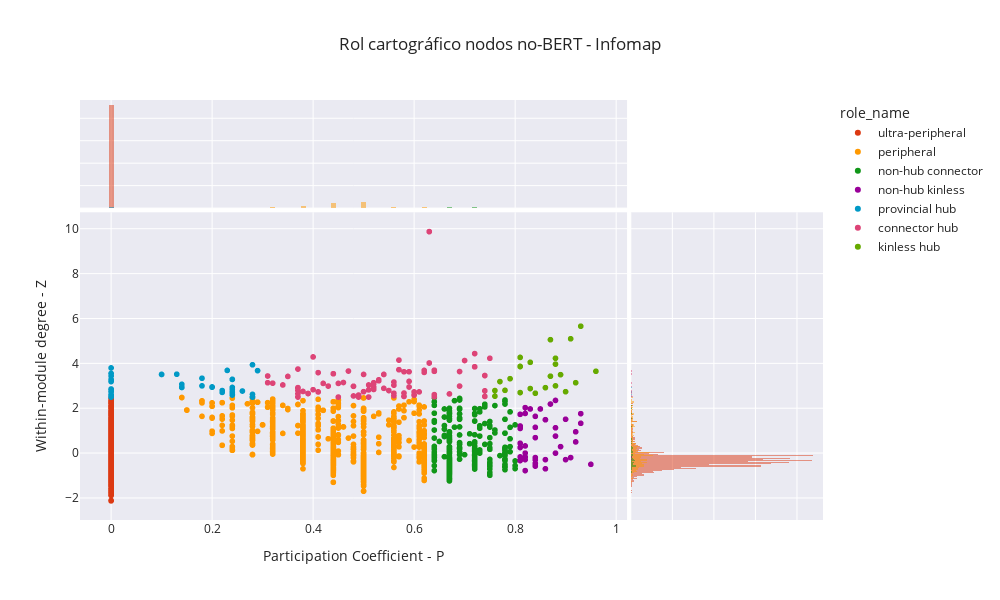

Notebook code for this chart:
### Code cell
fig = px.scatter(non_bert_roles, x="participation_coefficient", y="intra_degree", width=1000, height=600, color="role_name",text="index",marginal_x="histogram",marginal_y="histogram", title="Rol cartográfico nodos no-BERT - Infomap", color_discrete_map=color_discrete_map)
fig.update_layout(xaxis_title="Participation Coefficient - P", yaxis_title="Within-module degree - Z")

fig.show()
fig.write_html(reports_comunidades + "rol_cartografico_no_berts_infomap_interactivo.html")

### Figure 1 — Plotly figure (JSON) as saved in the notebook; plotly's stock layout.template omitted (floating-point values rounded to 4 significant figures; data arrays with more than 128 entries replaced by an {"elided": "..."} marker saying what was removed)
{"data": [{"hovertemplate": "role_name=ultra-peripheral<br>participation_coefficient=%{x}<br>intra_degree=%{y}<br>index=%{text}<extra></extra>", "legendgroup": "ultra-peripheral", "marker": {"color": "#DC3912", "symbol": "circle"}, "mode": "markers+text", "name": "ultra-peripheral", "showlegend": true, "text": {"elided": "9147 int values"}, "type": "scattergl", "x": {"elided": "9147 int values"}, "xaxis": "x", "y": {"elided": "9147 float values"}, "yaxis": "y"}, {"alignmentgroup": "True", "bingroup": "x", "hovertemplate": "role_name=ultra-peripheral<br>participation_coefficient=%{x}<br>count=%{y}<extra></extra>", "legendgroup": "ultra-peripheral", "marker": {"color": "#DC3912"}, "name": "ultra-peripheral", "offsetgroup": "ultra-peripheral", "opacity": 0.5, "showlegend": false, "type": "histogram", "x": {"elided": "9147 int values"}, "xaxis": "x3", "yaxis": "y3"}, {"alignmentgroup": "True", "bingroup": "y", "hovertemplate": "role_name=ultra-peripheral<br>intra_degree=%{y}<br>count=%{x}<extra></extra>", "legendgroup": "ultra-peripheral", "marker": {"color": "#DC3912"}, "name": "ultra-peripheral", "offsetgroup": "ultra-peripheral", "opacity": 0.5, "showlegend": false, "type": "histogram", "xaxis": "x2", "y": {"elided": "9147 float values"}, "yaxis": "y2"}, {"hovertemplate": "role_name=peripheral<br>participation_coefficient=%{x}<br>intra_degree=%{y}<br>index=%{text}<extra></extra>", "legendgroup": "peripheral", "marker": {"color": "#FF9900", "symbol": "circle"}, "mode": "markers+text", "name": "peripheral", "showlegend": true, "text": {"elided": "1697 int values"}, "type": "scattergl", "x": {"elided": "1697 float values"}, "xaxis": "x", "y": {"elided": "1697 float values"}, "yaxis": "y"}, {"alignmentgroup": "True", "bingroup": "x", "hovertemplate": "role_name=peripheral<br>participation_coefficient=%{x}<br>count=%{y}<extra></extra>", "legendgroup": "peripheral", "marker": {"color": "#FF9900"}, "name": "peripheral", "offsetgroup": "peripheral", "opacity": 0.5, "showlegend": false, "type": "histogram", "x": {"elided": "1697 float values"}, "xaxis": "x3", "yaxis": "y3"}, {"alignmentgroup": "True", "bingroup": "y", "hovertemplate": "role_name=peripheral<br>intra_degree=%{y}<br>count=%{x}<extra></extra>", "legendgroup": "peripheral", "marker": {"color": "#FF9900"}, "name": "peripheral", "offsetgroup": "peripheral", "opacity": 0.5, "showlegend": false, "type": "histogram", "xaxis": "x2", "y": {"elided": "1697 float values"}, "yaxis": "y2"}, {"hovertemplate": "role_name=non-hub connector<br>participation_coefficient=%{x}<br>intra_degree=%{y}<br>index=%{text}<extra></extra>", "legendgroup": "non-hub connector", "marker": {"color": "#109618", "symbol": "circle"}, "mode": "markers+text", "name": "non-hub connector", "showlegend": true, "text": {"elided": "313 int values"}, "type": "scattergl", "x": {"elided": "313 float values"}, "xaxis": "x", "y": {"elided": "313 float values"}, "yaxis": "y"}, {"alignmentgroup": "True", "bingroup": "x", "hovertemplate": "role_name=non-hub connector<br>participation_coefficient=%{x}<br>count=%{y}<extra></extra>", "legendgroup": "non-hub connector", "marker": {"color": "#109618"}, "name": "non-hub connector", "offsetgroup": "non-hub connector", "opacity": 0.5, "showlegend": false, "type": "histogram", "x": {"elided": "313 float values"}, "xaxis": "x3", "yaxis": "y3"}, {"alignmentgroup": "True", "bingroup": "y", "hovertemplate": "role_name=non-hub connector<br>intra_degree=%{y}<br>count=%{x}<extra></extra>", "legendgroup": "non-hub connector", "marker": {"color": "#109618"}, "name": "non-hub connector", "offsetgroup": "non-hub connector", "opacity": 0.5, "showlegend": false, "type": "histogram", "xaxis": "x2", "y": {"elided": "313 float values"}, "yaxis": "y2"}, {"hovertemplate": "role_name=non-hub kinless<br>participation_coefficient=%{x}<br>intra_degree=%{y}<br>index=%{text}<extra></extra>", "legendgroup": "non-hub kinless", "marker": {"color": "#990099", "symbol": "circle"}, "mode": "markers+text", "name": "non-hub kinless", "showlegend": true, "text": [18670, 18756, 19240, 19425, 19475, 18578, 21867, 20677, 22724, 28952, 22059, 25102, 20845, 20958, 20220, 20244, 19332, 23370, 30178, 18553, 19241, 23851, 22004, 18752, 18861, 18802, 32309, 20160, 19923, 21484, 18705, 21629, 19012, 19517, 18710, 20957, 22612, 20315, 26348, 19528, 18862, 29424, 20664, 19748], "type": "scattergl", "x": [0.84, 0.84, 0.92, 0.84, 0.86, 0.81, 0.88, 0.84, 0.82, 0.84, 0.9, 0.88, 0.85, 0.82, 0.81, 0.81, 0.84, 0.93, 0.93, 0.81, 0.89, 0.88, 0.86, 0.81, 0.91, 0.95, 0.84, 0.84, 0.87, 0.86, 0.82, 0.92, 0.82, 0.88, 0.82, 0.81, 0.82, 0.82, 0.83, 0.86, 0.81, 0.81, 0.81, 0.9], "xaxis": "x", "y": [-0.2, 0.69, 0.5, -0.3, -0.29, -0.33, 2.35, 1.64, -0.78, -0.46, -0.29, 1.13, 1.97, -0.17, 1.18, 0.25, -0.47, 1.33, 1.76, 1.21, 0.29, 0, -0.7, 1.1, -0.2, -0.5, -0.58, 1.15, 2.19, 1.49, 0.32, 0.95, 1.77, 0.76, 0, -0.17, 2.03, -0.29, 1.97, 1.49, 0.44, -0.33, 1.73, 1.51], "yaxis": "y"}, {"alignmentgroup": "True", "bingroup": "x", "hovertemplate": "role_name=non-hub kinless<br>participation_coefficient=%{x}<br>count=%{y}<extra></extra>", "legendgroup": "non-hub kinless", "marker": {"color": "#990099"}, "name": "non-hub kinless", "offsetgroup": "non-hub kinless", "opacity": 0.5, "showlegend": false, "type": "histogram", "x": [0.84, 0.84, 0.92, 0.84, 0.86, 0.81, 0.88, 0.84, 0.82, 0.84, 0.9, 0.88, 0.85, 0.82, 0.81, 0.81, 0.84, 0.93, 0.93, 0.81, 0.89, 0.88, 0.86, 0.81, 0.91, 0.95, 0.84, 0.84, 0.87, 0.86, 0.82, 0.92, 0.82, 0.88, 0.82, 0.81, 0.82, 0.82, 0.83, 0.86, 0.81, 0.81, 0.81, 0.9], "xaxis": "x3", "yaxis": "y3"}, {"alignmentgroup": "True", "bingroup": "y", "hovertemplate": "role_name=non-hub kinless<br>intra_degree=%{y}<br>count=%{x}<extra></extra>", "legendgroup": "non-hub kinless", "marker": {"color": "#990099"}, "name": "non-hub kinless", "offsetgroup": "non-hub kinless", "opacity": 0.5, "showlegend": false, "type": "histogram", "xaxis": "x2", "y": [-0.2, 0.69, 0.5, -0.3, -0.29, -0.33, 2.35, 1.64, -0.78, -0.46, -0.29, 1.13, 1.97, -0.17, 1.18, 0.25, -0.47, 1.33, 1.76, 1.21, 0.29, 0, -0.7, 1.1, -0.2, -0.5, -0.58, 1.15, 2.19, 1.49, 0.32, 0.95, 1.77, 0.76, 0, -0.17, 2.03, -0.29, 1.97, 1.49, 0.44, -0.33, 1.73, 1.51], "yaxis": "y2"}, {"hovertemplate": "role_name=provincial hub<br>participation_coefficient=%{x}<br>intra_degree=%{y}<br>index=%{text}<extra></extra>", "legendgroup": "provincial hub", "marker": {"color": "#0099C6", "symbol": "circle"}, "mode": "markers+text", "name": "provincial hub", "showlegend": true, "text": {"elided": "132 int values"}, "type": "scattergl", "x": {"elided": "132 float values"}, "xaxis": "x", "y": {"elided": "132 float values"}, "yaxis": "y"}, {"alignmentgroup": "True", "bingroup": "x", "hovertemplate": "role_name=provincial hub<br>participation_coefficient=%{x}<br>count=%{y}<extra></extra>", "legendgroup": "provincial hub", "marker": {"color": "#0099C6"}, "name": "provincial hub", "offsetgroup": "provincial hub", "opacity": 0.5, "showlegend": false, "type": "histogram", "x": {"elided": "132 float values"}, "xaxis": "x3", "yaxis": "y3"}, {"alignmentgroup": "True", "bingroup": "y", "hovertemplate": "role_name=provincial hub<br>intra_degree=%{y}<br>count=%{x}<extra></extra>", "legendgroup": "provincial hub", "marker": {"color": "#0099C6"}, "name": "provincial hub", "offsetgroup": "provincial hub", "opacity": 0.5, "showlegend": false, "type": "histogram", "xaxis": "x2", "y": {"elided": "132 float values"}, "yaxis": "y2"}, {"hovertemplate": "role_name=connector hub<br>participation_coefficient=%{x}<br>intra_degree=%{y}<br>index=%{text}<extra></extra>", "legendgroup": "connector hub", "marker": {"color": "#DD4477", "symbol": "circle"}, "mode": "markers+text", "name": "connector hub", "showlegend": true, "text": [25568, 21231, 25150, 20703, 23279, 20179, 20424, 21098, 19291, 18768, 20078, 18771, 24761, 32096, 20731, 19416, 20676, 26719, 19684, 20224, 24031, 25624, 18971, 25827, 19900, 22580, 18484, 26005, 20667, 33405, 24735, 21952, 25051, 26379, 18518, 20819, 20881, 19113, 19973, 19423, 20342, 24142, 19133, 21370, 18679, 20895, 19767, 19878, 21781, 20598, 19879, 26310, 20364, 19202, 18570, 25165, 20384, 18815, 25040, 20407, 20506, 18692, 20684, 20656, 19317, 30914, 19983, 25384, 30002, 21831, 31321, 23935, 21475, 20171, 19996, 21799, 18729, 19781, 19806, 33393, 20353, 20415, 18588, 18613, 22571, 20553, 19134, 19545, 20133, 19637, 21295, 25126, 18881, 25027, 19111, 20728, 24907, 19097, 20821, 21856, 20190, 19653, 20648, 18472, 26110, 20896, 19580, 22666, 33664], "type": "scattergl", "x": [0.74, 0.48, 0.42, 0.44, 0.4, 0.39, 0.49, 0.52, 0.4, 0.63, 0.5, 0.58, 0.63, 0.53, 0.37, 0.74, 0.53, 0.58, 0.37, 0.58, 0.45, 0.52, 0.44, 0.51, 0.37, 0.6, 0.69, 0.51, 0.53, 0.5, 0.32, 0.64, 0.57, 0.54, 0.46, 0.64, 0.51, 0.54, 0.49, 0.64, 0.7, 0.47, 0.74, 0.69, 0.48, 0.52, 0.59, 0.31, 0.41, 0.56, 0.31, 0.39, 0.64, 0.6, 0.52, 0.49, 0.5, 0.72, 0.59, 0.52, 0.55, 0.56, 0.62, 0.45, 0.37, 0.74, 0.56, 0.61, 0.44, 0.62, 0.44, 0.44, 0.5, 0.64, 0.74, 0.63, 0.59, 0.72, 0.41, 0.44, 0.43, 0.52, 0.48, 0.41, 0.62, 0.5, 0.57, 0.52, 0.37, 0.37, 0.63, 0.37, 0.52, 0.58, 0.54, 0.64, 0.72, 0.75, 0.56, 0.57, 0.6, 0.38, 0.44, 0.67, 0.49, 0.34, 0.37, 0.35, 0.64], "xaxis": "x", "y": [3.46, 2.55, 3.11, 3.54, 2.83, 2.66, 2.56, 3.11, 4.29, 4.02, null, 2.68, 9.88, 3.27, 2.65, 2.53, 3.23, 2.53, 2.92, 2.53, 3.11, 3.11, 3.54, 3.04, 2.52, 2.59, 3.64, 2.82, 3.23, null, 3.12, 2.51, 3.72, 2.89, 3.15, 3.65, 2.5, 3.51, 2.5, 3.7, 4.13, 3.66, 2.53, 2.99, 2.98, 2.95, 2.95, 3.44, 2.73, 2.67, 3.14, 2.66, 3.65, 2.59, 3.11, 2.56, 3.51, 3.85, 3.2, 2.92, 2.79, 3.17, 3.6, 2.5, 2.92, 3.46, 2.56, 2.73, null, 3.69, null, null, 2.74, 2.61, 2.78, 9.88, 3.63, 4.44, 2.73, null, 2.99, 2.84, 2.98, 3.59, null, 2.74, 3.72, 3.14, 3.75, 2.79, 4.02, 2.5, 2.95, 3.63, 3.51, null, 3.85, 4.23, 3.03, 4.15, 2.73, 2.75, null, 2.64, 2.59, 3.04, 2.89, 3.42, null], "yaxis": "y"}, {"alignmentgroup": "True", "bingroup": "x", "hovertemplate": "role_name=connector hub<br>participation_coefficient=%{x}<br>count=%{y}<extra></extra>", "legendgroup": "connector hub", "marker": {"color": "#DD4477"}, "name": "connector hub", "offsetgroup": "connector hub", "opacity": 0.5, "showlegend": false, "type": "histogram", "x": [0.74, 0.48, 0.42, 0.44, 0.4, 0.39, 0.49, 0.52, 0.4, 0.63, 0.5, 0.58, 0.63, 0.53, 0.37, 0.74, 0.53, 0.58, 0.37, 0.58, 0.45, 0.52, 0.44, 0.51, 0.37, 0.6, 0.69, 0.51, 0.53, 0.5, 0.32, 0.64, 0.57, 0.54, 0.46, 0.64, 0.51, 0.54, 0.49, 0.64, 0.7, 0.47, 0.74, 0.69, 0.48, 0.52, 0.59, 0.31, 0.41, 0.56, 0.31, 0.39, 0.64, 0.6, 0.52, 0.49, 0.5, 0.72, 0.59, 0.52, 0.55, 0.56, 0.62, 0.45, 0.37, 0.74, 0.56, 0.61, 0.44, 0.62, 0.44, 0.44, 0.5, 0.64, 0.74, 0.63, 0.59, 0.72, 0.41, 0.44, 0.43, 0.52, 0.48, 0.41, 0.62, 0.5, 0.57, 0.52, 0.37, 0.37, 0.63, 0.37, 0.52, 0.58, 0.54, 0.64, 0.72, 0.75, 0.56, 0.57, 0.6, 0.38, 0.44, 0.67, 0.49, 0.34, 0.37, 0.35, 0.64], "xaxis": "x3", "yaxis": "y3"}, {"alignmentgroup": "True", "bingroup": "y", "hovertemplate": "role_name=connector hub<br>intra_degree=%{y}<br>count=%{x}<extra></extra>", "legendgroup": "connector hub", "marker": {"color": "#DD4477"}, "name": "connector hub", "offsetgroup": "connector hub", "opacity": 0.5, "showlegend": false, "type": "histogram", "xaxis": "x2", "y": [3.46, 2.55, 3.11, 3.54, 2.83, 2.66, 2.56, 3.11, 4.29, 4.02, null, 2.68, 9.88, 3.27, 2.65, 2.53, 3.23, 2.53, 2.92, 2.53, 3.11, 3.11, 3.54, 3.04, 2.52, 2.59, 3.64, 2.82, 3.23, null, 3.12, 2.51, 3.72, 2.89, 3.15, 3.65, 2.5, 3.51, 2.5, 3.7, 4.13, 3.66, 2.53, 2.99, 2.98, 2.95, 2.95, 3.44, 2.73, 2.67, 3.14, 2.66, 3.65, 2.59, 3.11, 2.56, 3.51, 3.85, 3.2, 2.92, 2.79, 3.17, 3.6, 2.5, 2.92, 3.46, 2.56, 2.73, null, 3.69, null, null, 2.74, 2.61, 2.78, 9.88, 3.63, 4.44, 2.73, null, 2.99, 2.84, 2.98, 3.59, null, 2.74, 3.72, 3.14, 3.75, 2.79, 4.02, 2.5, 2.95, 3.63, 3.51, null, 3.85, 4.23, 3.03, 4.15, 2.73, 2.75, null, 2.64, 2.59, 3.04, 2.89, 3.42, null], "yaxis": "y2"}, {"hovertemplate": "role_name=kinless hub<br>participation_coefficient=%{x}<br>intra_degree=%{y}<br>index=%{text}<extra></extra>", "legendgroup": "kinless hub", "marker": {"color": "#66AA00", "symbol": "circle"}, "mode": "markers+text", "name": "kinless hub", "showlegend": true, "text": [20230, 19529, 33638, 19553, 21872, 20243, 25832, 19925, 19830, 20820, 18471, 19971, 20131, 21910, 24773, 20823, 26131, 19311, 24462, 20104, 20103, 32197, 20219, 26284], "type": "scattergl", "x": [0.81, 0.88, 0.89, 0.81, 0.79, 0.88, 0.83, 0.83, 0.81, 0.91, 0.88, 0.77, 0.78, 0.76, 0.87, 0.76, 0.84, 0.81, 0.93, 0.9, 0.86, 0.87, 0.92, 0.96], "xaxis": "x", "y": [3.86, 3.97, 3.5, 2.7, 3.32, 3, 2.88, 4.05, 4.27, 5.1, 4.23, 3.19, 2.8, 2.79, 5.06, 2.54, 2.67, 3.87, 5.66, 2.74, 2.92, 3.43, 3.14, 3.65], "yaxis": "y"}, {"alignmentgroup": "True", "bingroup": "x", "hovertemplate": "role_name=kinless hub<br>participation_coefficient=%{x}<br>count=%{y}<extra></extra>", "legendgroup": "kinless hub", "marker": {"color": "#66AA00"}, "name": "kinless hub", "offsetgroup": "kinless hub", "opacity": 0.5, "showlegend": false, "type": "histogram", "x": [0.81, 0.88, 0.89, 0.81, 0.79, 0.88, 0.83, 0.83, 0.81, 0.91, 0.88, 0.77, 0.78, 0.76, 0.87, 0.76, 0.84, 0.81, 0.93, 0.9, 0.86, 0.87, 0.92, 0.96], "xaxis": "x3", "yaxis": "y3"}, {"alignmentgroup": "True", "bingroup": "y", "hovertemplate": "role_name=kinless hub<br>intra_degree=%{y}<br>count=%{x}<extra></extra>", "legendgroup": "kinless hub", "marker": {"color": "#66AA00"}, "name": "kinless hub", "offsetgroup": "kinless hub", "opacity": 0.5, "showlegend": false, "type": "histogram", "xaxis": "x2", "y": [3.86, 3.97, 3.5, 2.7, 3.32, 3, 2.88, 4.05, 4.27, 5.1, 4.23, 3.19, 2.8, 2.79, 5.06, 2.54, 2.67, 3.87, 5.66, 2.74, 2.92, 3.43, 3.14, 3.65], "yaxis": "y2"}], "layout": {"barmode": "overlay", "height": 600, "legend": {"title": {"text": "role_name"}, "tracegroupgap": 0}, "title": {"text": "Rol cartográfico nodos no-BERT - Infomap"}, "width": 1000, "xaxis": {"anchor": "y", "domain": [0, 0.7363], "title": {"text": "Participation Coefficient - P"}}, "xaxis2": {"anchor": "y2", "domain": [0.7413, 1], "matches": "x2", "showline": false, "showticklabels": false, "ticks": ""}, "xaxis3": {"anchor": "y3", "domain": [0, 0.7363], "matches": "x", "showticklabels": false}, "xaxis4": {"anchor": "y4", "domain": [0.7413, 1], "matches": "x2", "showline": false, "showticklabels": false, "ticks": ""}, "yaxis": {"anchor": "x", "domain": [0, 0.7326], "title": {"text": "Within-module degree - Z"}}, "yaxis2": {"anchor": "x2", "domain": [0, 0.7326], "matches": "y", "showticklabels": false}, "yaxis3": {"anchor": "x3", "domain": [0.7426, 1], "matches": "y3", "showline": false, "showticklabels": false, "ticks": ""}, "yaxis4": {"anchor": "x4", "domain": [0.7426, 1], "matches": "y3", "showline": false, "showticklabels": false, "ticks": ""}}}
